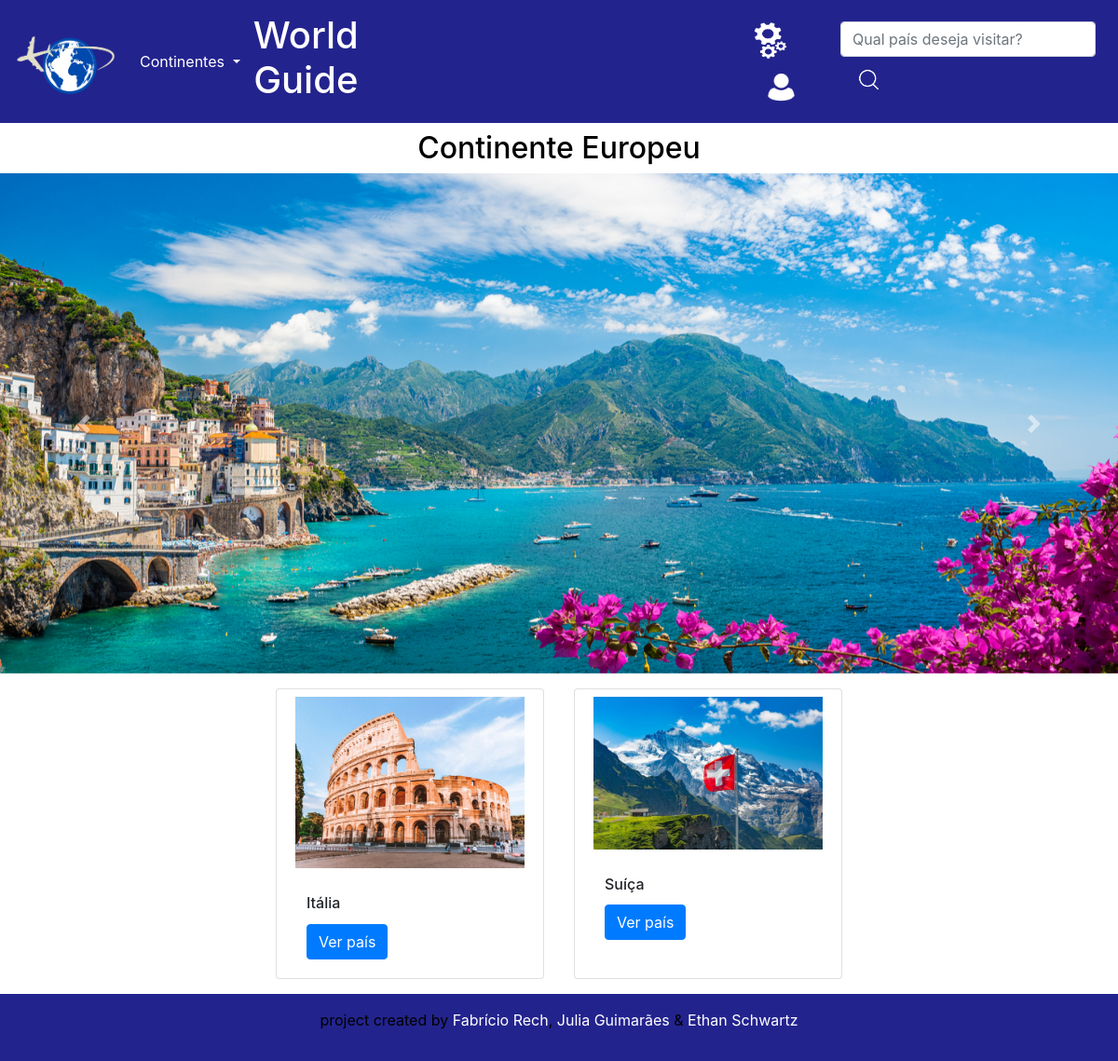
Page /europa/Continente/ on the committed database.
### europa/models.py (models this page shows, shortened)
class model_europa(models.Model):
    Continente = models.CharField(max_length=100)
    País = models.CharField(max_length=100)
    Descricao = models.CharField(max_length=3000)
    OndeFicar = models.CharField(max_length=1800)
    OndeComer = models.CharField(max_length=1800)
    OndeVisitar = models.CharField(max_length=1800)
    foto = models.ImageField(upload_to='img/%Y/%m/%d/')
    carr = models.ImageField(upload_to='img/%Y/%m/%d/')
    ta_publicado = models.BooleanField(default=False)
    link = models.CharField(max_length=60)

### europa/views.py (the view)
# urls.py: path('Continente/',views.v_continente, name='continente'),
def v_continente(request):
    cont = models.model_europa.objects.all()
    dicionario = {'cont': cont}
    return render(request, 'europa/paginas/index.html',context=dicionario)

### europa/templates/europa/paginas/index.html (shortened to what this page needs)
{% extends 'global/paginas/continente.html' %}
{% block continente %}
Continente Europeu
{% endblock %}

### meus_templates/global/paginas/continente.html (shortened to what this page needs)
{% load static %}
<head>
</head>
{% include 'global/parciais/header.html' %}
<link rel="stylesheet" href="https://cdn.jsdelivr.net/npm/bootstrap@4.0.0/dist/css/bootstrap.min.css">
<div>
  <h2 class="text-center m-2">{% block continente %}{% endblock %}<h2>
</div>
<div id="carouselExampleIndicators" class="carousel slide" data-ride="carousel">
    <div class="carousel-inner">
    {% for item in cont %}
        {% if item.id == 1 %}
      <div class="carousel-item active">
        <a href="./detalhe/{{ item.link }}"><img  class="d-block w-100" src="{{ item.carr.url}}" href="./{{ item.link }}" /></a>
      </div>
      {% else %}
      <div class="carousel-item">
        <a href="./detalhe/{{ item.link }}"><img  class="d-block w-100" src="{{ item.carr.url}}" /></a>
      </div>
      {% endif %}
    {% endfor %}
    </div>
    <a class="carousel-control-prev" href="#carouselExampleIndicators" role="button" data-slide="prev">
      <span class="carousel-control-prev-icon" aria-hidden="true"></span>
    </a>
    <a class="carousel-control-next" href="#carouselExampleIndicators" role="button" data-slide="next">
      <span class="carousel-control-next-icon" aria-hidden="true"></span>
    </a>
  </div>
<div class="row row-cols-3 d-flex justify-content-center">
    {% for item in cont %}
    <div class="card m-3" style="width: 18rem;">
        <img class="card-img-top p-2" src="{{item.foto.url}}" alt="Card image cap">
        <div class="card-body">
            <h6 class="card-title">{{item.País}}</h6>
            <a href="detalhe/{{item.link}}" class="btn btn-primary">Ver país</a>
        </div>
    </div>
    {% endfor %}
</div>
{% include 'global/parciais/footer.html' %}

### meus_statics/global/css/main.css (style rules this page uses)
* { margin: 0; padding: 0; color: black; }

### rows in the picture
model_europa: carr (picture), foto (picture), País "Itália"
model_europa: foto (picture), País "Suíça"
